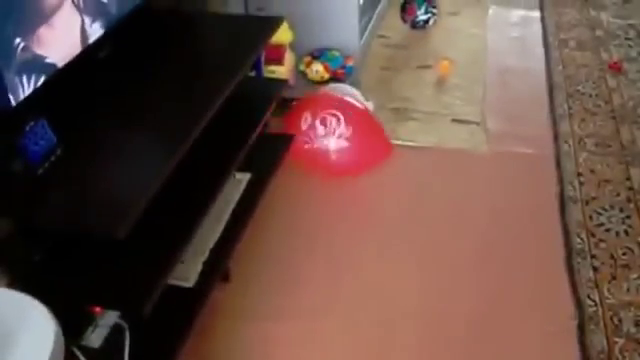
#> input picture frame 32 of work_with_video/red_ball.mp4, 640 x 360 px, given in place of bicycle.mp4, which was not available
$ jupyter execute --allow-errors main_notebook.ipynb   (shell and % lines are left out)   (Python 2 division)   (text cells are left out)
#> lines starting #> are read from the running program, lines starting #| are printed output that depends on the picture; after the words box and inside, x2 and y2 are one past the last pixel; in counts of white or black regions, pixels touching at a corner belong together; pictures that were not available may be replaced by others from this repository, and a replacement may not be noted
### work_with_video/video.py
#!/usr/bin/env python

'''
Video capture sample.
Sample shows how VideoCapture class can be used to acquire video
frames from a camera of a movie file. Also the sample provides
an example of procedural video generation by an object, mimicking
the VideoCapture interface (see Chess class).
'create_capture' is a convenience function for capture creation,
falling back to procedural video in case of error.
Usage:
    video.py [--shotdir <shot path>] [source0] [source1] ...'
    sourceN is an
     - integer number for camera capture
     - name of video file
     - synth:<params> for procedural video
Synth examples:
    synth:bg=lena.jpg:noise=0.1
    synth:class=chess:bg=lena.jpg:noise=0.1:size=640x480
Keys:
    ESC    - exit
    SPACE  - save current frame to <shot path> directory
'''

# Python 2/3 compatibility
from __future__ import print_function

import numpy as np
import cv2 as cv

import re

from numpy import pi, sin, cos

# local modules
from tst_scene_render import TestSceneRender
import common

class VideoSynthBase(object):
    # [14 lines left out: function __init__, not called in this run]

    def render(self, dst):
        pass

    # [15 lines left out: function read, not called in this run]

    def isOpened(self):
        return True

class Book(VideoSynthBase):
    # [11 lines left out: functions __init__, read, not called in this run]

class Cube(VideoSynthBase):
    def __init__(self, **kw):
        super(Cube, self).__init__(**kw)
        self.render = TestSceneRender(cv.imread(cv.samples.findFile('pca_test1.jpg')), deformation = True,  speed = 1)

    # [5 lines left out: function read, not called in this run]

class Chess(VideoSynthBase):
    # [45 lines left out: functions __init__, draw_quads, render, not called in this run]


classes = dict(chess=Chess, book=Book, cube=Cube)

presets = dict(
    empty = 'synth:',
    lena = 'synth:bg=lena.jpg:noise=0.1',
    chess = 'synth:class=chess:bg=lena.jpg:noise=0.1:size=640x480',
    book = 'synth:class=book:bg=graf1.png:noise=0.1:size=640x480',
    cube = 'synth:class=cube:bg=pca_test1.jpg:noise=0.0:size=640x480'
)


def create_capture(source = 0, fallback = presets['chess']):
    '''source: <int> or '<int>|<filename>|synth [:<param_name>=<value> [:...]]'
    '''
    source = str(source).strip()

    # Win32: handle drive letter ('c:', ...)
    source = re.sub(r'(^|=)([a-zA-Z]):([/\\a-zA-Z0-9])', r'\1?disk\2?\3', source)
    chunks = source.split(':')
    chunks = [re.sub(r'\?disk([a-zA-Z])\?', r'\1:', s) for s in chunks]

    source = chunks[0]
    try: source = int(source)
    except ValueError: pass
    params = dict( s.split('=') for s in chunks[1:] )

    cap = None
    if source == 'synth':
        Class = classes.get(params.get('class', None), VideoSynthBase)
        try: cap = Class(**params)
        except: pass
    else:
        cap = cv.VideoCapture(source)
        if 'size' in params:
            w, h = map(int, params['size'].split('x'))
            cap.set(cv.CAP_PROP_FRAME_WIDTH, w)
            cap.set(cv.CAP_PROP_FRAME_HEIGHT, h)
    if cap is None or not cap.isOpened():
        print('Warning: unable to open video source: ', source)
        if fallback is not None:
            return create_capture(fallback, None)
    return cap

# [30 lines that do not run on import are left out]

### work_with_video/main_notebook.ipynb
[cell 1]
import cv2 #импорт библиотеки cv2


cap = cv2.VideoCapture('./bicycle.mp4') #созданиие объекта VideoCapture
count = 0 # инициализация переменной-счетчика
length = int(cap.get(cv2.CAP_PROP_FRAME_COUNT)) # вычисление длинны видеоряда


while cap.isOpened(): #цикл раскадровки
    ret,frame = cap.read() # запись кадара в frame
#> frame is the input picture: shape (360, 640, 3); mean B, G, R 67.8, 76, 102.5
    cv2.imshow('Bicycle',frame) #отображение всех кадров
    cv2.imwrite("./frames_of_video/frame%d.jpg" % count, frame)#запись всех кадров

    count = count + 1

    if cv2.waitKey(10) & 0xff == ord('q'):
#> (key q is pressed here)
        break

    if count == length: #проверка на выполнение
        break


cap.release()
cv2.destroyWindow('Red Ball') #закрытие окна

[cell 2]
import cv2
import video
import numpy as np

if __name__ == '__main__':

    def nothing(*arg):
        pass

    cv2.namedWindow("original")

    cap = video.create_capture(0)

    kernel = np.array([[-0.1, -0.1, -0.1], [-1, 5, 1], [-0.1, -0.1, -0.1]])

    while True:
        flag, img = cap.read()

        low_blue = np.array((13, 153, 153), np.uint8)
        high_blue = np.array((18, 255, 255), np.uint8)
        try:
            #dst = cv2.filter2D(img, -7, kernel) выцветание
            #dst = cv2.cvtColor(img, cv2.COLOR_BGR2HSV) помехи
            img_hsv = cv2.cvtColor(img, cv2.COLOR_BGR2HSV)
#> img_hsv: shape (360, 640, 3); mean H, S, V 34.1, 112.9, 104.9
            mask_blue = cv2.inRange(img_hsv, low_blue, high_blue)
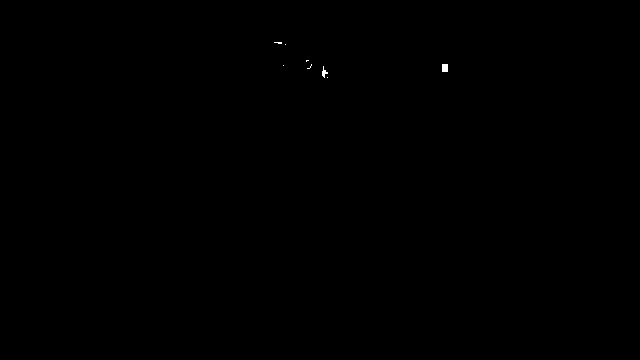
#> mask_blue: shape (360, 640); 0.05% white; 8 white regions (6 under 20 px), largest, box (x1, y1, x2, y2) and area: (442, 64, 448, 72) 48, (322, 66, 328, 78) 32

            #result = cv2.bitwise_and(img_hsv, img_hsv, mask = mask_blue)
            #result = cv2.cvtColor(result, cv2.COLOR_HSV2BGR)

            moments = cv2.moments(mask_blue, 1)
#> moments = moments, m00 106, centre m10/m00, m01/m00 = (371, 65.58)

            dM01 = moments['m01']
#> dM01 = 6951
            dM10 = moments['m10']
#> dM10 = 39323
            dArea = moments['m00']
#> dArea = 106

            if dArea > 150:
                x = int(dM10 / dArea)
                y = int(dM01 / dArea)
                cv2.circle(img, (x, y), 10, (255, 0, 0), -1)

            cv2.imshow("original", img)
        except:
            cap.release()
            raise

        ch = cv2.waitKey(5)
#> (key q is pressed here)

        if ch == 27:
            break

    cap.release()
    cv2.destroyAllWindows()

[cell 3]
'''
Object detection ("Ball tracking") with OpenCV
    Adapted from the original code developed by Adrian Rosebrock
    Visit original post: https://www.pyimagesearch.com/2015/09/14/ball-tracking-with-opencv/
Developed by Marcelo Rovai - MJRoBot.org @ 7Feb2018
'''

# import the necessary packages
from collections import deque
import numpy as np
import argparse
import imutils
import cv2

# construct the argument parse and parse the arguments
ap = argparse.ArgumentParser()
ap.add_argument("-v", "--video",
	help="path to the (optional) video file")
ap.add_argument("-b", "--buffer", type=int, default=64,
	help="max buffer size")
args = vars(ap.parse_args())

# define the lower and upper boundaries of the "yellow object"
# (or "ball") in the HSV color space, then initialize the
# list of tracked points
colorLower = (24, 100, 100)
colorUpper = (44, 255, 255)
pts = deque(maxlen=args["buffer"])

# if a video path was not supplied, grab the reference
# to the webcam
if not args.get("video", False):
	camera = cv2.VideoCapture(0)

# otherwise, grab a reference to the video file
else:
	camera = cv2.VideoCapture(args["video"])

# keep looping
while True:
    # grab the current frame
    (grabbed, frame) = camera.read()
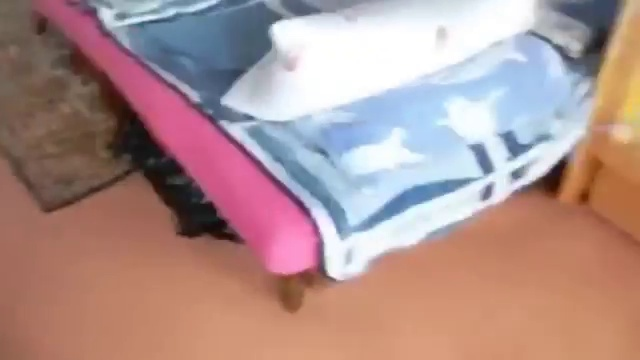
#> input picture frames_of_video/frame100.jpg, 640 x 360 px
#> frame is the input picture: shape (360, 640, 3); mean B, G, R 141.9, 144.9, 174.7

    # if we are viewing a video and we did not grab a frame,
    # then we have reached the end of the video
    if args.get("video") and not grabbed:
        break

    # resize the frame, inverted ("vertical flip" w/ 180degrees),
    # blur it, and convert it to the HSV color space
    frame = imutils.resize(frame, width=600)
#> frame: shape (337, 600, 3)
    frame = imutils.rotate(frame, angle=180)
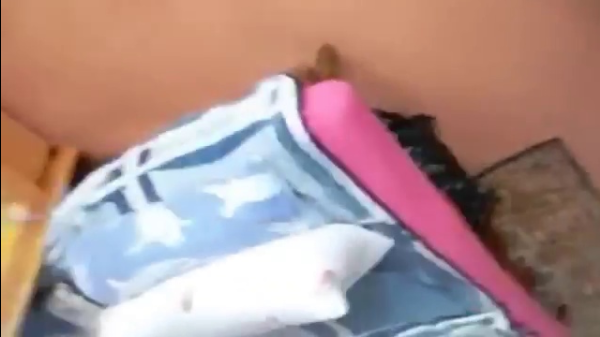
#> frame: shape (337, 600, 3); mean B, G, R 141.8, 144.8, 174.5
    # blurred = cv2.GaussianBlur(frame, (11, 11), 0)
    hsv = cv2.cvtColor(frame, cv2.COLOR_BGR2HSV)
#> hsv: shape (337, 600, 3); mean H, S, V 58.6, 87.5, 186.9

    # construct a mask for the color "green", then perform
    # a series of dilations and erosions to remove any small
    # blobs left in the mask
    mask = cv2.inRange(hsv, colorLower, colorUpper)
#> mask: shape (337, 600); 0.03% white; 3 white regions (2 under 20 px), largest, box (x1, y1, x2, y2) and area: (1, 222, 11, 233) 55
    mask = cv2.erode(mask, None, iterations=2)
#> mask: shape (337, 600); every value is 0
    mask = cv2.dilate(mask, None, iterations=2)

    # find contours in the mask and initialize the current
    # (x, y) center of the ball
    cnts = cv2.findContours(mask.copy(), cv2.RETR_EXTERNAL,
        cv2.CHAIN_APPROX_SIMPLE)[-2]
#> cnts = []
    center = None

    # only proceed if at least one contour was found
    if len(cnts) > 0:
        # find the largest contour in the mask, then use
        # it to compute the minimum enclosing circle and
        # centroid
        c = max(cnts, key=cv2.contourArea)
        ((x, y), radius) = cv2.minEnclosingCircle(c)
        M = cv2.moments(c)
        center = (int(M["m10"] / M["m00"]), int(M["m01"] / M["m00"]))

        # only proceed if the radius meets a minimum size
        if radius > 10:
            # draw the circle and centroid on the frame,
            # then update the list of tracked points
            cv2.circle(frame, (int(x), int(y)), int(radius),
                (0, 255, 255), 2)
            cv2.circle(frame, center, 5, (0, 0, 255), -1)

    # update the points queue
    pts.appendleft(center)

        # loop over the set of tracked points
    for i in range(1, len(pts)):
        # if either of the tracked points are None, ignore
        # them
        if pts[i - 1] is None or pts[i] is None:
            continue

        # otherwise, compute the thickness of the line and
        # draw the connecting lines
        thickness = int(np.sqrt(args["buffer"] / float(i + 1)) * 2.5)
        cv2.line(frame, pts[i - 1], pts[i], (0, 0, 255), thickness)

    # show the frame to our screen
    cv2.imshow("Frame", frame)
    key = cv2.waitKey(1) & 0xFF
#> (key q is pressed here)

    # if the 'q' key is pressed, stop the loop
    if key == ord("q"):
        break

    #cleanup the camera and close any open windows
camera.release()
cv2.destroyAllWindows()

[cell 4]
import cv2
import numpy as np

def getthresholdedimg(hsv):
    yellow = cv2.inRange(hsv,np.array((20,100,100)),np.array((30,255,255)))
    blue = cv2.inRange(hsv,np.array((100,100,100)),np.array((120,255,255)))
    both = cv2.add(yellow,blue)
    return both

c = cv2.VideoCapture(0)
width,height = c.get(3),c.get(4)
#> width = 640; height = 360
print ("frame width and height : ", width, height)
#| frame width and height :  640.0 360.0

while(1):
    _,f = c.read()
    f = cv2.flip(f,1)
    blur = cv2.medianBlur(f,5)
    hsv = cv2.cvtColor(f,cv2.COLOR_BGR2HSV)
#> hsv: shape (360, 640, 3); mean H, S, V 34.1, 112.9, 104.9
    both = getthresholdedimg(hsv)
#> in getthresholdedimg, `yellow = cv2.inRange(hsv,np.array((20,100,100)),np.array((30,255,255)))`:
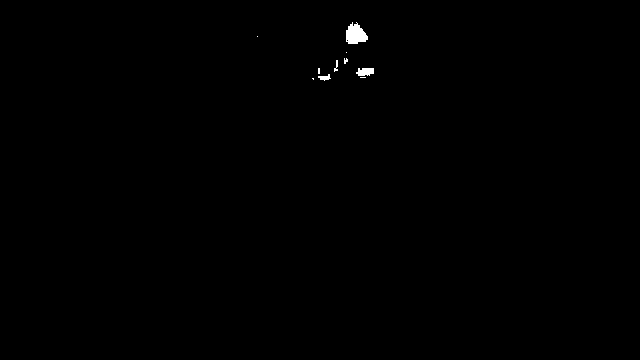
#> yellow: shape (360, 640); 0.25% white; 10 white regions (6 under 20 px), largest, box (x1, y1, x2, y2) and area: (346, 22, 368, 44) 335, (356, 68, 374, 76) 117, (318, 74, 331, 81) 49, (334, 60, 338, 72) 26
#> in getthresholdedimg, `blue = cv2.inRange(hsv,np.array((100,100,100)),np.array((120,255,255)))`:
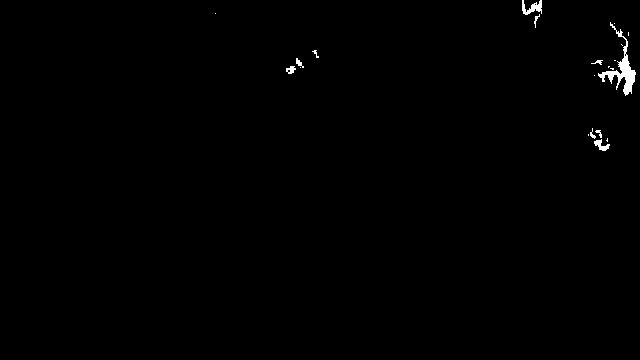
#> blue: shape (360, 640); 0.49% white; 21 white regions (11 under 20 px), largest, box (x1, y1, x2, y2) and area: (598, 22, 636, 96) 636, (522, 0, 542, 15) 157, (594, 139, 610, 151) 91
#> in getthresholdedimg, `both = cv2.add(yellow,blue)`:
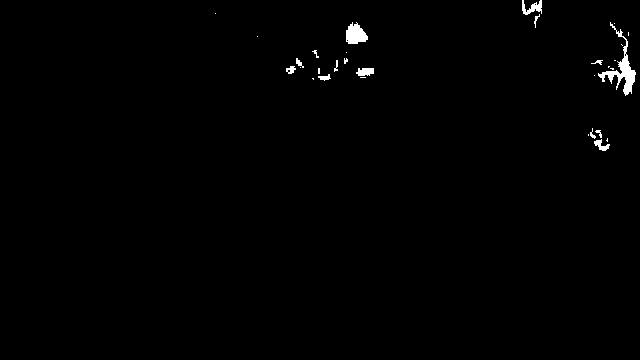
#> both: shape (360, 640); 0.73% white; 31 white regions (17 under 20 px), largest, box (x1, y1, x2, y2) and area: (598, 22, 636, 96) 636, (346, 22, 368, 44) 335, (522, 0, 542, 15) 157
    erode = cv2.erode(both,None,iterations = 3)
#> erode: shape (360, 640); 0.07% white; 4 white regions (2 under 20 px), largest, box (x1, y1, x2, y2) and area: (349, 29, 363, 41) 111, (623, 64, 632, 82) 50
    dilate = cv2.dilate(erode,None,iterations = 10)
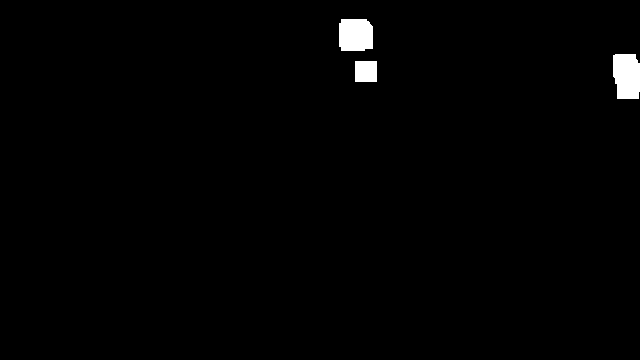
#> dilate: shape (360, 640); 1.1% white; 3 white regions

    contours,hierarchy = cv2.findContours(dilate,cv2.RETR_LIST,cv2.CHAIN_APPROX_SIMPLE)
#> contours = 3 contours; box (x1, y1, x2, y2) and area: (613, 54, 640, 99) 1037, (339, 19, 373, 51) 970, (355, 61, 377, 82) 420

    for cnt in contours:
        x,y,w,h = cv2.boundingRect(cnt)
        cx,cy = x+w/2, y+h/2

        if 20 < hsv.item(cy,cx,0) < 30:
            cv2.rectangle(f,(x,y),(x+w,y+h),[0,255,255],2)
            print ("yellow :", x,y,w,h)
        elif 100 < hsv.item(cy,cx,0) < 120:
            cv2.rectangle(f,(x,y),(x+w,y+h),[255,0,0],2)
            print ("blue :", x,y,w,h)
#> this loop made 3 passes
#> (x, y, w, h, cx, cy) on passes 2 to 3: (613, 54, 27, 45, 626, 76), (339, 19, 34, 32, 356, 35)
#> (printed output is left out)
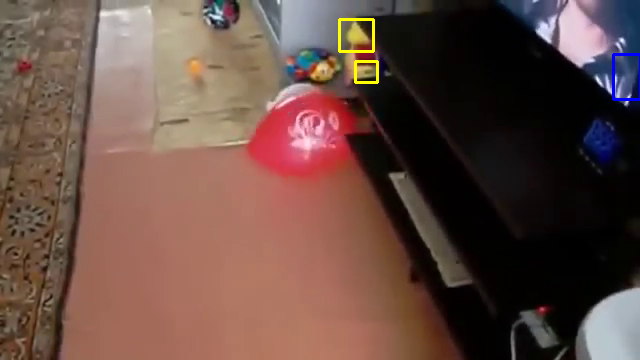
#> f: shape (360, 640, 3); mean B, G, R 67.9, 76.4, 102.9

    cv2.imshow('img',f)

    if cv2.waitKey(25) == 27:
#> (key q is pressed here)
        break

cv2.destroyAllWindows()
c.release()

[cell 5]
from imageai.Detection import ObjectDetection
import os

execution_path = os.getcwd()

#> (the rest of this cell did not finish here and is left out)

[cell 6]
import os.path
path = 'frames_of_video'
num_files = len([f for f in os.listdir(path)
                if os.path.isfile(os.path.join(path, f))])

[cell 7]
image_arr = list(range(2200, num_files+2200))

[cell 8]
print(os.path.join(execution_path , "frames_of_video\\frame1d.jpg"))

#> (a cell that did not finish here is left out)

[cell 10]
import cv2
import numpy as np
try:
    from pathlib import Path
except ImportError:             # Python 2
    from pathlib2 import Path

[cell 11]
p = Path('frames_of_video')

#читаем кадры
imgs = [cv2.imread(str(f)) for f in p.glob('*.jpg')]
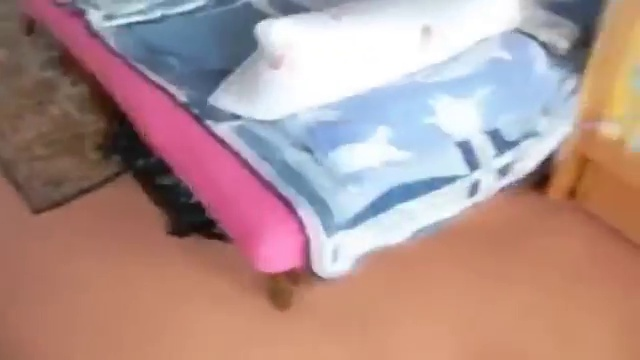
#> input picture frames_of_video/frame101.jpg, 640 x 360 px
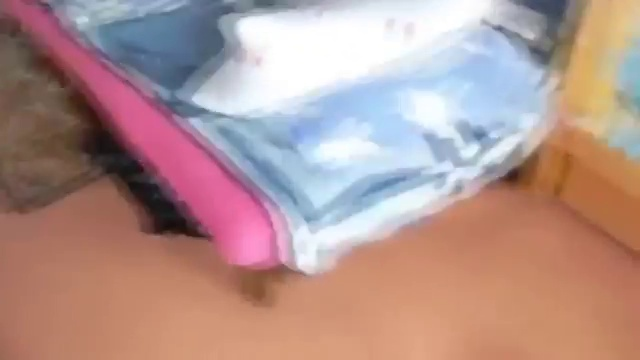
#> input picture frames_of_video/frame102.jpg, 640 x 360 px
#> imgs = 3 items

# создаем видео
height, width, layers = imgs[0].shape
video = cv2.VideoWriter(r'd:/temp/video.avi',-1,1,(width,height))
_ = [video.write(i) for i in imgs]

cv2.destroyAllWindows()
video.release()

[cell 12]
p = Path('result')
p

[cell 13]
#читаем кадры
imgs = [cv2.imread(str(f)) for f in p.glob('*.jpg')]
#> imgs = []

$ run again, starting later in the video
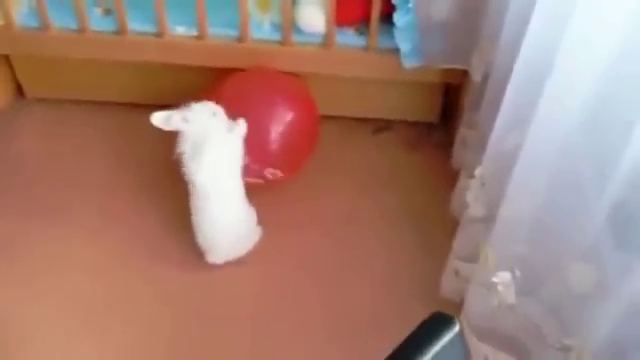
#> input picture frame 144 of work_with_video/red_ball.mp4, 640 x 360 px, given in place of bicycle.mp4, which was not available
#> frame is the input picture: shape (360, 640, 3); mean B, G, R 115.8, 127, 164.3
#> img_hsv: shape (360, 640, 3); mean H, S, V 46.6, 98.9, 170.7
#> mask_blue: shape (360, 640); 0.71% white; 12 white regions (9 under 20 px), largest, box (x1, y1, x2, y2) and area: (0, 22, 96, 65) 1298, (0, 68, 10, 96) 176, (342, 84, 350, 106) 99
#> moments = moments, m00 1637, centre m10/m00, m01/m00 = (54.74, 54.65)
#> dM01 = 89459
#> dM10 = 89608
#> dArea = 1637
#> `x = int(dM10 / dArea)`: x = 54
#> img: shape (360, 640, 3); 0.14% of pixels changed, all inside (x1, y1, x2, y2) = (44, 44, 65, 65)
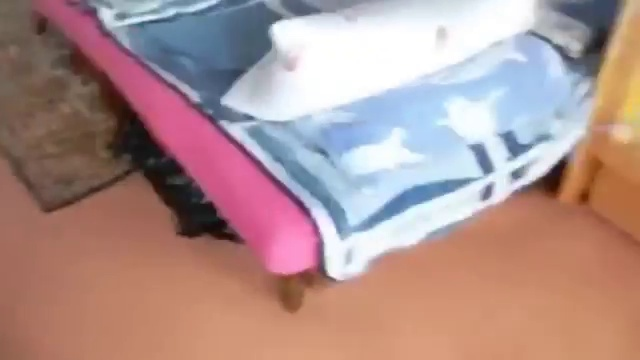
#> input picture frames_of_video/frame100.jpg, 640 x 360 px
#> frame is the input picture: shape (360, 640, 3); mean B, G, R 141.9, 144.9, 174.7
#> cnts = []
#> width = 640; height = 360
#| frame width and height :  640.0 360.0
#> yellow: shape (360, 640); 0.05% white; 1 white region, box (x1, y1, x2, y2) and area: (370, 0, 382, 10) 106
#> blue: shape (360, 640); 0.38% white; 9 white regions (5 under 20 px), largest, box (x1, y1, x2, y2) and area: (222, 6, 258, 58) 724, (568, 10, 584, 22) 80, (364, 28, 370, 34) 27, (606, 16, 612, 22) 24
#> erode: shape (360, 640); 0.05% white; 4 white regions (2 under 20 px), largest, box (x1, y1, x2, y2) and area: (225, 37, 235, 54) 68, (373, 0, 379, 7) 28
#> dilate: shape (360, 640); 0.97% white; 2 white regions
#> contours = 2 contours; box (x1, y1, x2, y2) and area: (215, 9, 261, 64) 1720, (363, 0, 389, 17) 388
#> the loop `for cnt in contours:` made 2 passes
#> (x, y, w, h, cx, cy) on passes 1 to 2: (215, 9, 46, 55, 238, 36), (363, 0, 26, 17, 376, 8)
#> (printed output is left out)
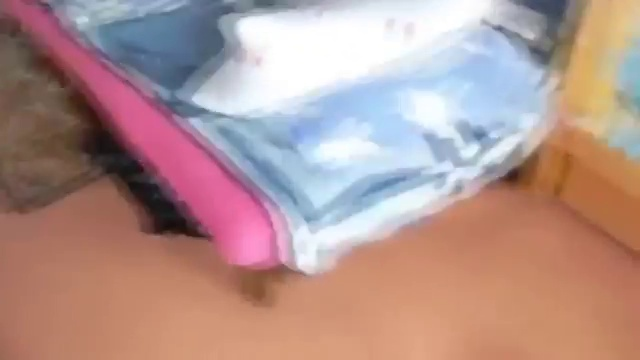
#> input picture frames_of_video/frame102.jpg, 640 x 360 px
#> `imgs = [cv2.imread(str(f)) for f in p.glob('*.jpg')]`: imgs = 3 items
#> `imgs = [cv2.imread(str(f)) for f in p.glob('*.jpg')]`: imgs = []
